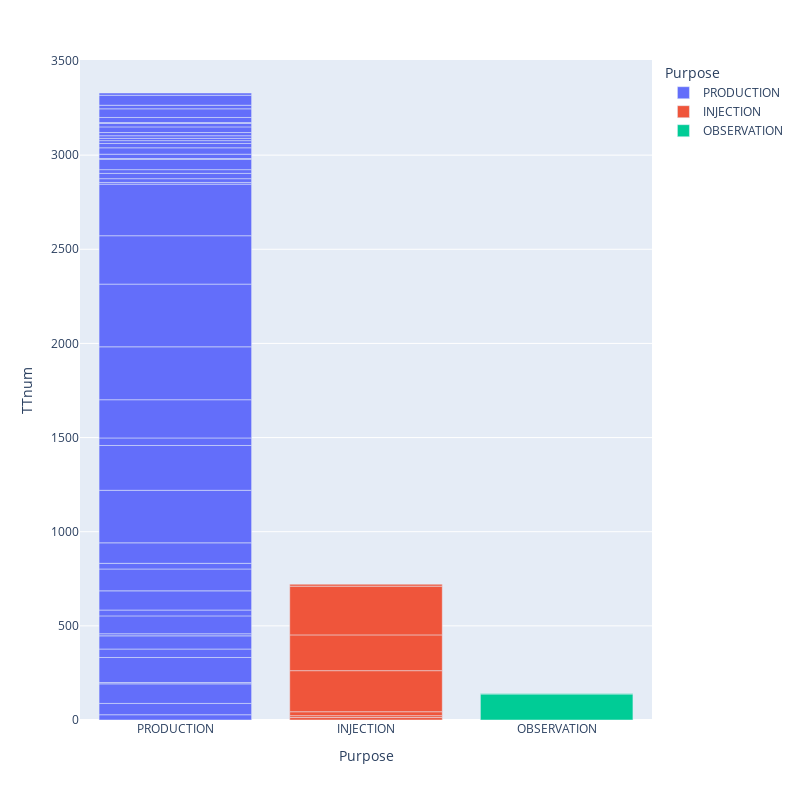

The notebook cell saved with this chart:
### Code cell
fig = px.bar(talisman, x="Purpose", y="TTnum",color='Purpose',width=800, height=800)
fig.show()

### Figure 1 — Plotly figure (JSON) as saved in the notebook; plotly's stock layout.template omitted (floating-point values rounded to 4 significant figures)
{"data": [{"alignmentgroup": "True", "hovertemplate": "Purpose=%{x}<br>TTnum=%{y}<extra></extra>", "legendgroup": "PRODUCTION", "marker": {"color": "#636efa"}, "name": "PRODUCTION", "offsetgroup": "PRODUCTION", "orientation": "v", "showlegend": true, "textposition": "auto", "type": "bar", "x": ["PRODUCTION", "PRODUCTION", "PRODUCTION", "PRODUCTION", "PRODUCTION", "PRODUCTION", "PRODUCTION", "PRODUCTION", "PRODUCTION", "PRODUCTION", "PRODUCTION", "PRODUCTION", "PRODUCTION", "PRODUCTION", "PRODUCTION", "PRODUCTION", "PRODUCTION", "PRODUCTION", "PRODUCTION", "PRODUCTION", "PRODUCTION", "PRODUCTION", "PRODUCTION", "PRODUCTION", "PRODUCTION", "PRODUCTION", "PRODUCTION", "PRODUCTION", "PRODUCTION", "PRODUCTION", "PRODUCTION", "PRODUCTION", "PRODUCTION", "PRODUCTION", "PRODUCTION", "PRODUCTION", "PRODUCTION", "PRODUCTION", "PRODUCTION", "PRODUCTION", "PRODUCTION", "PRODUCTION", "PRODUCTION", "PRODUCTION"], "xaxis": "x", "y": [28, 60, 104, 7, 133, 45, 70, 11, 95, 31, 102, 116, 30, 109, 279, 238, 40, 203, 281, 333, null, 257, 274, 9, 20, 28, 20, 55, 4, 23, 34, 23, 15, 12, 14, 17, 30, 18, 5, 27, 46, 19, 53, 12], "yaxis": "y"}, {"alignmentgroup": "True", "hovertemplate": "Purpose=%{x}<br>TTnum=%{y}<extra></extra>", "legendgroup": "INJECTION", "marker": {"color": "#EF553B"}, "name": "INJECTION", "offsetgroup": "INJECTION", "orientation": "v", "showlegend": true, "textposition": "auto", "type": "bar", "x": ["INJECTION", "INJECTION", "INJECTION", "INJECTION", "INJECTION", "INJECTION", "INJECTION"], "xaxis": "x", "y": [13, 10, 21, 218, 190, 259, 10], "yaxis": "y"}, {"alignmentgroup": "True", "hovertemplate": "Purpose=%{x}<br>TTnum=%{y}<extra></extra>", "legendgroup": "OBSERVATION", "marker": {"color": "#00cc96"}, "name": "OBSERVATION", "offsetgroup": "OBSERVATION", "orientation": "v", "showlegend": true, "textposition": "auto", "type": "bar", "x": ["OBSERVATION", "OBSERVATION"], "xaxis": "x", "y": [138, 3], "yaxis": "y"}], "layout": {"barmode": "relative", "height": 800, "legend": {"title": {"text": "Purpose"}, "tracegroupgap": 0}, "margin": {"t": 60}, "width": 800, "xaxis": {"anchor": "y", "categoryarray": ["PRODUCTION", "INJECTION", "OBSERVATION"], "categoryorder": "array", "domain": [0, 1], "title": {"text": "Purpose"}}, "yaxis": {"anchor": "x", "domain": [0, 1], "title": {"text": "TTnum"}}}}
